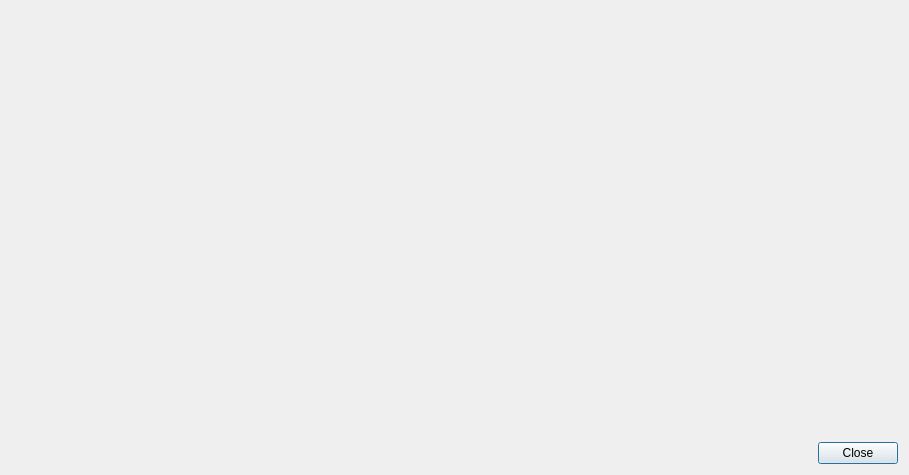
<?xml version="1.0" encoding="UTF-8"?>
<ui version="4.0">
 <class>CamerasViewDialog</class>
 <widget class="QDialog" name="CamerasViewDialog">
  <property name="geometry">
   <rect>
    <x>0</x>
    <y>0</y>
    <width>909</width>
    <height>475</height>
   </rect>
  </property>
  <property name="windowTitle">
   <string>Dialog</string>
  </property>
  <property name="windowIcon">
   <iconset resource="../resources.qrc">
    <normaloff>:/imgs/thunder.ico</normaloff>:/imgs/thunder.ico</iconset>
  </property>
  <layout class="QVBoxLayout" name="verticalLayout_2">
   <item>
    <layout class="QHBoxLayout" name="horizontalLayout_2">
     <item>
      <layout class="QGridLayout" name="gridLayout_5">
       <item row="0" column="0">
        <spacer name="verticalSpacer">
         <property name="orientation">
          <enum>Qt::Vertical</enum>
         </property>
         <property name="sizeHint" stdset="0">
          <size>
           <width>20</width>
           <height>40</height>
          </size>
         </property>
        </spacer>
       </item>
      </layout>
     </item>
     <item>
      <layout class="QGridLayout" name="gridLayout_4"/>
     </item>
    </layout>
   </item>
   <item>
    <layout class="QHBoxLayout" name="horizontalLayout_3">
     <item>
      <spacer name="horizontalSpacer">
       <property name="orientation">
        <enum>Qt::Horizontal</enum>
       </property>
       <property name="sizeHint" stdset="0">
        <size>
         <width>40</width>
         <height>20</height>
        </size>
       </property>
      </spacer>
     </item>
     <item>
      <widget class="QPushButton" name="pushButton">
       <property name="text">
        <string>Close</string>
       </property>
      </widget>
     </item>
    </layout>
   </item>
  </layout>
 </widget>
 <resources>
  <include location="../resources.qrc"/>
 </resources>
 <connections/>
</ui>
